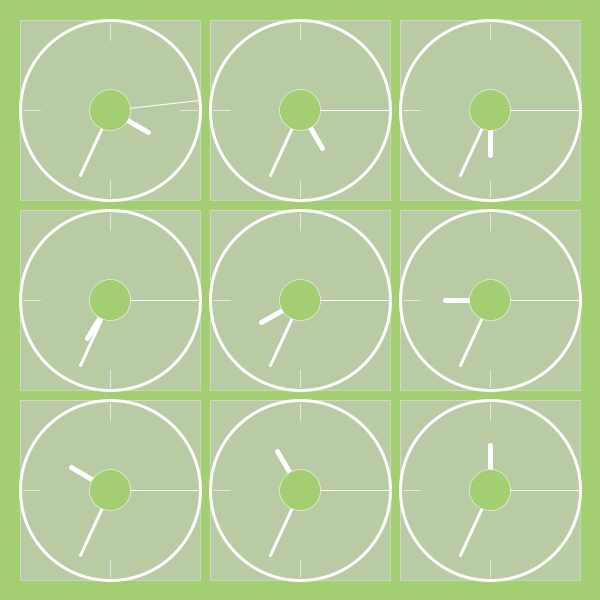
Frame 1 (no input)
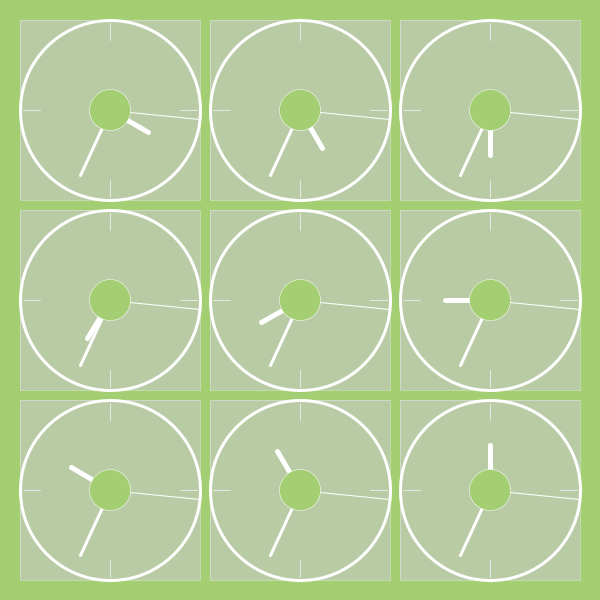
Frame 60 (the mouse pressed at the canvas centre just before this capture)
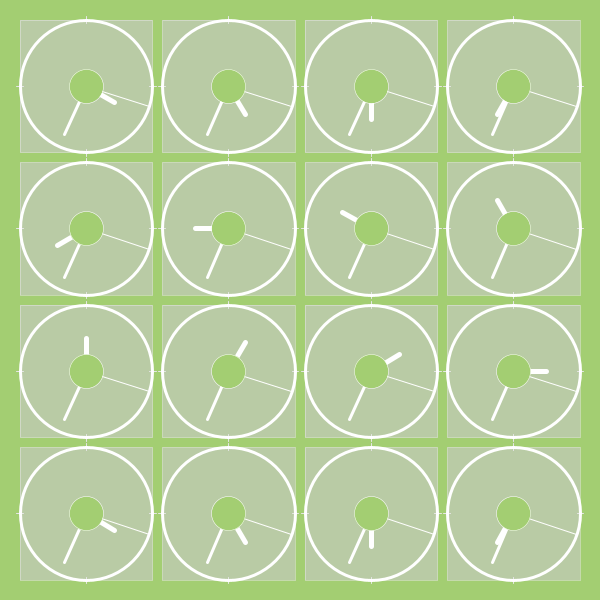
Frame 120 (the mouse held since frame 60 and released just before this capture)

The Processing sketch that drew these frames (run headless with seeded random() and noise(); from frame 60 on, the mouse is pressed at the canvas centre):

// Processing sketch: processing_154358
// ── processing_154358.pde

/*
 *Creative codng
 *Week2, clocks + 'click and drag' interaction
 *
 */
 
 
 
 int num= 3;
 int R = 163;
 int G = 206;
 int B = 114;
 
 void setup() {
 size(600,600);
 rectMode(CENTER);
 ellipseMode(CENTER);
 noStroke();
 }
  
 void draw() {
 background(R,G,B);
 noStroke();
  
// int num ;         //the number of raws and columns
 int margin = 20;     // margin between the edge of the screen and the circle
 
 float gutter = 10; //distance between each cell
 float cellsize = (width - (2 * margin) - gutter * (num-1)) / num;  //size of each circle
 int circleNumber = 0; //counter
 
  
 for(int i=0; i<num; i++) {     //column x
   for (int j=0; j<num; j++) {   // row x
    ++circleNumber;
     
    float tx = margin + cellsize/2 + (cellsize + gutter) * j;
    float ty = margin + cellsize/2 + (cellsize + gutter)  * i;
       
      movingCircleH(tx, ty, cellsize, ((TWO_PI * hour() / 12.0)-HALF_PI)+((circleNumber-1)*TWO_PI/12));
      movingCircleM(tx, ty, cellsize,(TWO_PI * minute() / 60.0)-HALF_PI); 
      movingCircleS(tx, ty, cellsize,(TWO_PI * second() / 60.0)-HALF_PI);
     
   }   //end of j
  }    //end of i 
 } // end of draw
 
  
 void movingCircleS(float x, float y, float size, float angle) {    
  
 
 float tempx = x + (size/2) *  cos(angle);
 float tempy = y + (size/2) *  sin(angle);
 float tempx1 = x + (size/3) * cos(angle);
 float tempy1 = y + (size/3) * sin(angle);
 
 stroke(255);
 strokeWeight(3);
 fill(220,0);
 ellipse(x, y, size, size);    //cicle
 
 fill(R,G,B);
 strokeWeight(1);
 line(x,y,tempx,tempy);
 strokeWeight(0.5);
 ellipse(x,y,50-num*num,50-num*num);
   
 }
 
 void movingCircleM(float x, float y, float size, float angle) {
  
 //calculate the end point of the line
 float tempx = x + (size/2) * cos(angle);
 float tempy = y + (size/2) * sin(angle);
 float tempx1 = x + (size/2.5) * cos(angle);
 float tempy1 = y + (size/2.5) * sin(angle);
  
 stroke(255);
 strokeWeight(0.5);
 fill(250,114,34);
 strokeWeight(3);
// ellipse(x, y, size - size/5 , size - size/5 );
 line(x,y, tempx1, tempy1 );
 }
  
 void movingCircleH(float x, float y, float size, float angle) {
  
 //calculate the end point of the line
 float tempx = x + (size/2) * cos(angle);
 float tempy = y + (size/2) * sin(angle);
 float tempx1 = x + (size/4) * cos(angle);
 float tempy1 = y + (size/4) * sin(angle);
  
 stroke(230);
 strokeWeight(0.5);
 fill(200,150);
 rect(x, y, size, size);
 strokeWeight(1);
 line(x,y-70,x,y-(size/2)+3);
 line(x,y+70,x,y+(size/2)-3);
 line(x+70,y,x+(size/2)-3,y);
 line(x-70,y,x-(size/2)+3,y);
 
 stroke(255);
 strokeWeight(5);
 line(x, y, tempx1, tempy1);  
 }
 
 void mousePressed(){
  num ++;  
  if(num >6){
    num=2;    
  }     
}

 void mouseDragged(){
  println("colorRGB:" +R+"."+G+"."+B );
  R ++;
  G ++;
  B ++;
  if(R == 255) 
     R= 163;
  if(G == 255) 
     G= 206; 
  if(B == 255) 
     B= 114;
}
